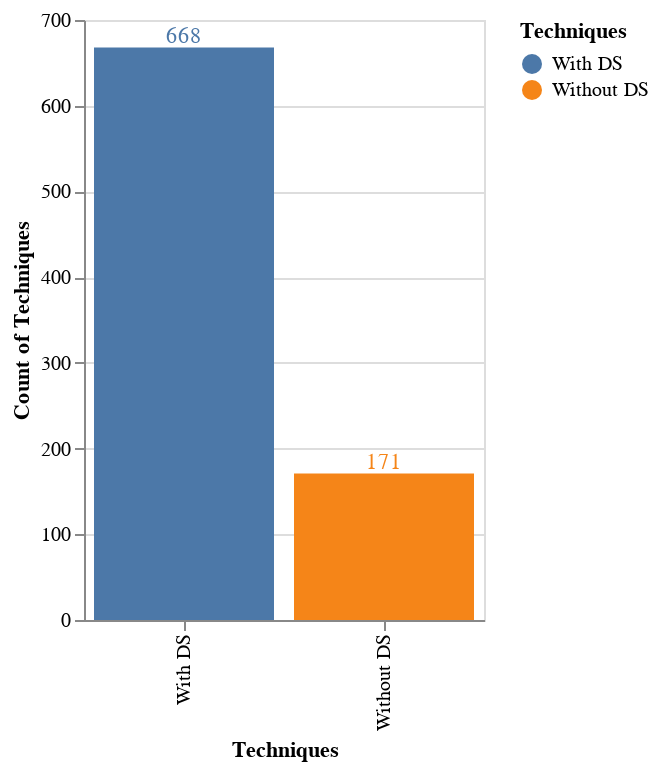

Notebook code for this chart:
### Markdown cell above
## Techniques With and Without Data Sources

### Code cell
data_source_distribution = pandas.DataFrame({
    'Techniques': ['Without DS','With DS'],
    'Count of Techniques': [techniques['data_sources'].isna().sum(),techniques['data_sources'].notna().sum()]})
bars = alt.Chart(data_source_distribution).mark_bar().encode(x='Techniques',y='Count of Techniques',color='Techniques').properties(width=200,height=300)
text = bars.mark_text(align='center',baseline='middle',dx=0,dy=-5).encode(text='Count of Techniques')
bars + text

### Figure 1 — Vega-Lite specification as saved in the notebook (floating-point values rounded to 4 significant figures)
{"config": {"view": {"continuousWidth": 300, "continuousHeight": 300}}, "layer": [{"mark": {"type": "bar"}, "encoding": {"color": {"field": "Techniques", "type": "nominal"}, "x": {"field": "Techniques", "type": "nominal"}, "y": {"field": "Count of Techniques", "type": "quantitative"}}}, {"mark": {"type": "text", "align": "center", "baseline": "middle", "dx": 0, "dy": -5}, "encoding": {"color": {"field": "Techniques", "type": "nominal"}, "text": {"field": "Count of Techniques", "type": "quantitative"}, "x": {"field": "Techniques", "type": "nominal"}, "y": {"field": "Count of Techniques", "type": "quantitative"}}}], "data": {"name": "data-fe28dbcddfbab20a12ce52f797b3dbd4"}, "height": 300, "width": 200, "$schema": "https://vega.github.io/schema/vega-lite/v5.17.0.json", "datasets": {"data-fe28dbcddfbab20a12ce52f797b3dbd4": [{"Techniques": "Without DS", "Count of Techniques": 171}, {"Techniques": "With DS", "Count of Techniques": 668}]}}
